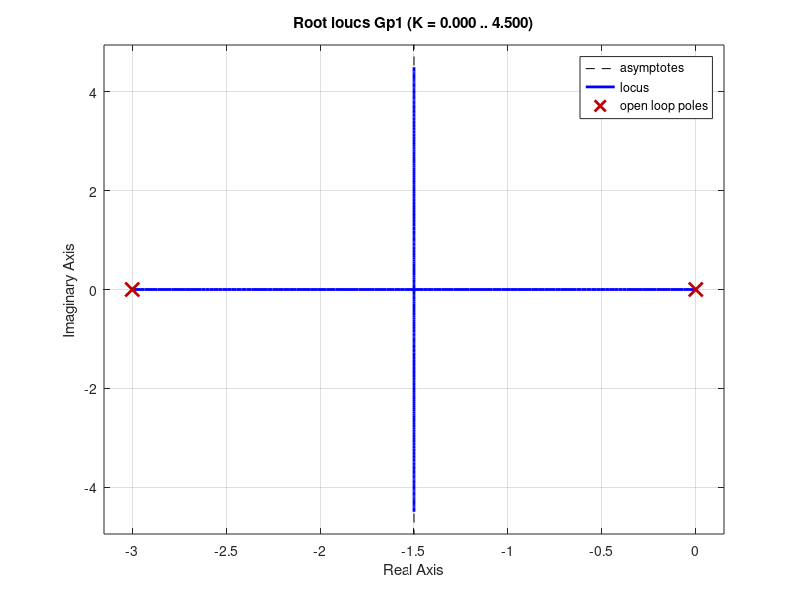
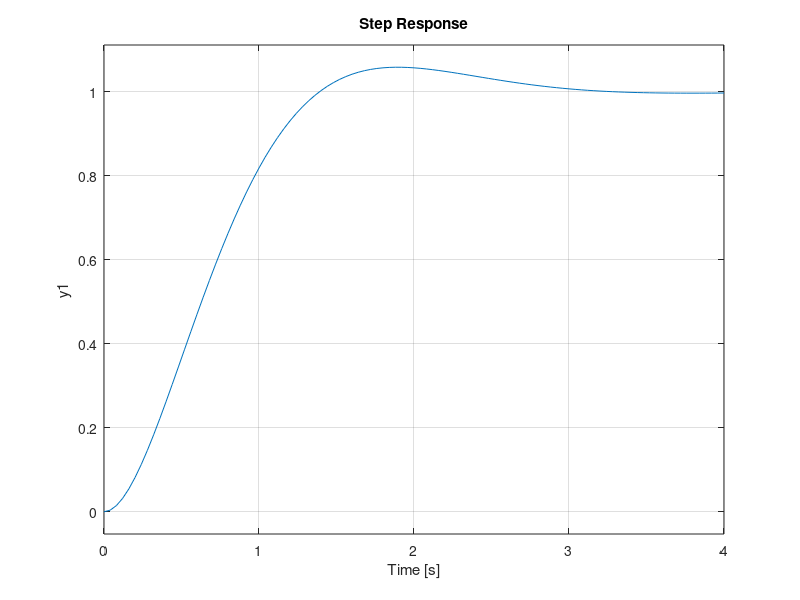

Write the MATLAB code that produced these figures, in order.
%% Punto 1
Gp1=tf(5,[1 3 0])
Gp1f=feedback(Gp1,1)
[wn zeta p]=damp(Gp1);
p=max(p(p~=0))
figure()
rlocus(Gp1)
figure()
step(Gp1f)
%% Compensador de atraso

delete matlab_tmp.m